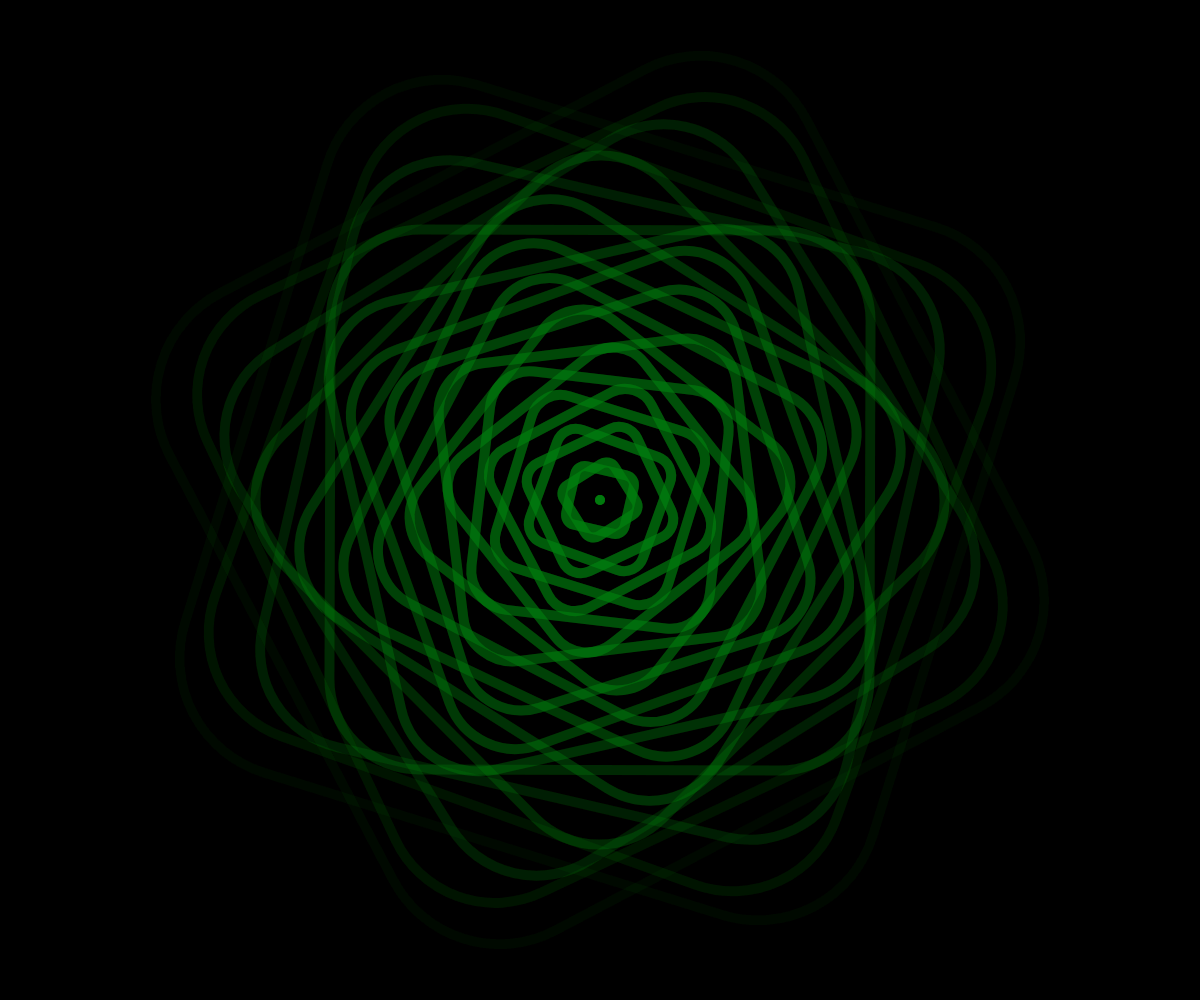
Frame 1 (no input)
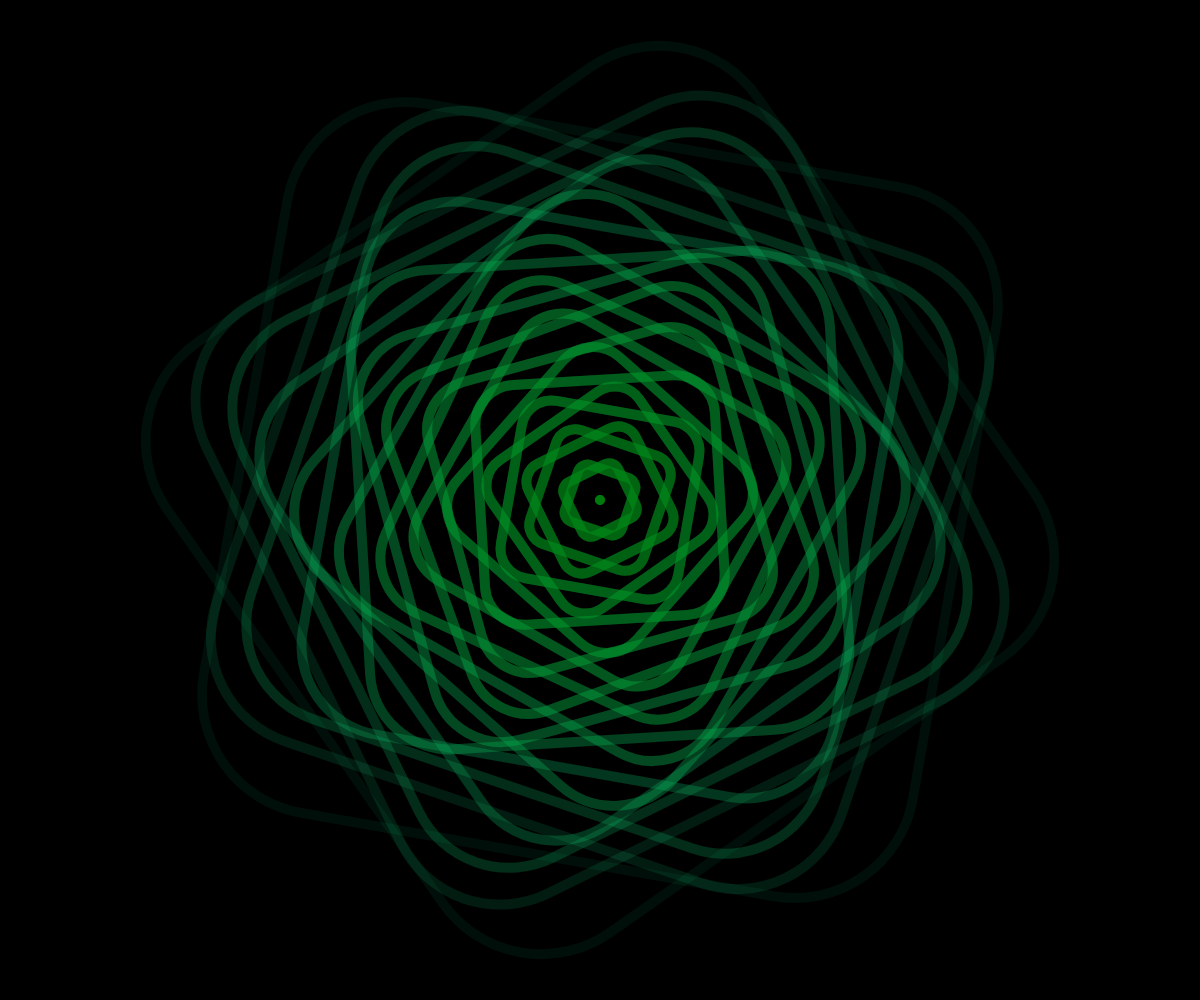
Frame 60 (no input)
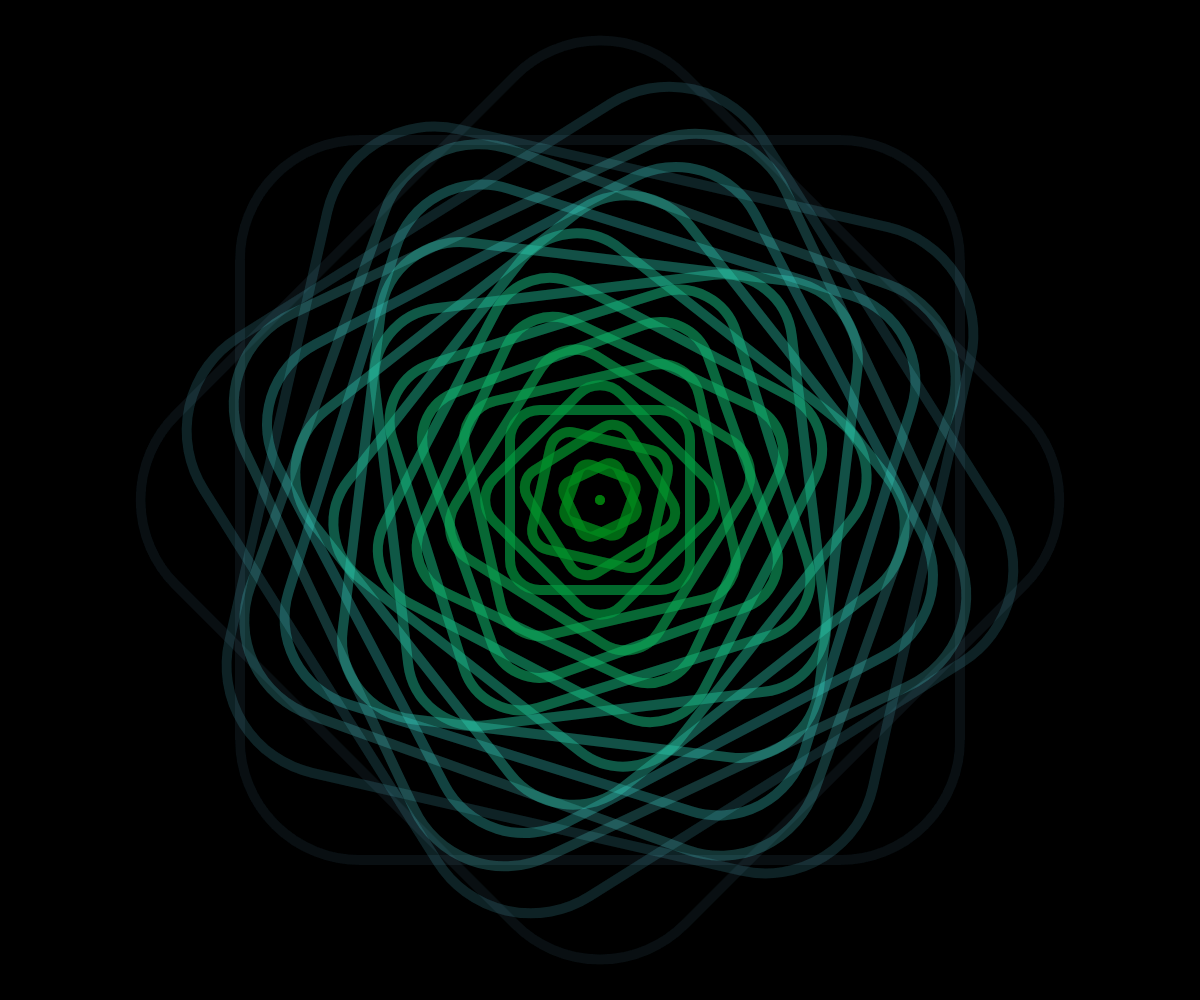
Frame 120 (the mouse pressed at the canvas centre since frame 60)

The p5.js sketch that drew these frames (run headless with seeded random() and noise() and a simulated clock; from frame 60 on, the mouse is pressed at the canvas centre):

// p5.js sketch
// ── sketch.js
function setup() {
	createCanvas(innerWidth, innerHeight)
	angleMode(DEGREES)
	rectMode(CENTER)
	colorMode(HSB, 255, 100, 100)
	// noLoop()
}

function draw() {
	background(0)
	noFill()

	translate(width / 2, height / 2)

	for (let i = 0; i < 6; i++) {
		strokeWeight(10)
		drawSquares()
		rotate(45)
	}
}

function mouseClicked() {
	if (isLooping()) noLoop()
	else loop()
}

function drawSquares() {
	for (let i = 0; i <= 255; i += 20) {
		push()

		let h = floor(map(sin(i * frameCount * 0.001), -1, 1, 0, 255))
		let s = floor(map(cos(i * frameCount * 0.003), -1, 1, 0, 100))
		let b = floor(map(sin(i * frameCount * 0.002), -1, 1, 0, 100))
		let a = map(i, 0, 255, 0.4, 0)

		if (i % 2 > 0) {
			stroke("hsba(" + h + ", " + s + "%, " + b + "%, " + a + ")")
			rotate(cos(frameCount / 2 + i * 2) * 10)
			rect(0, 0, i * 3, i * 3, i / 2)
		} else {
			stroke("hsba(" + h + ", " + s + "%, " + b + "%, " + a + ")")
			rotate(sin(frameCount / 2 + i * 2) * 20)
			rect(0, 0, i * 3, i * 3, i / 2)
		}
		// beginShape()
		// vertex(0, 0)
		// vertex(i * 4, 0)
		// vertex(i * 4, i * 4)
		// vertex(0, i * 4)
		// endShape(CLOSE)

		pop()
	}
}
